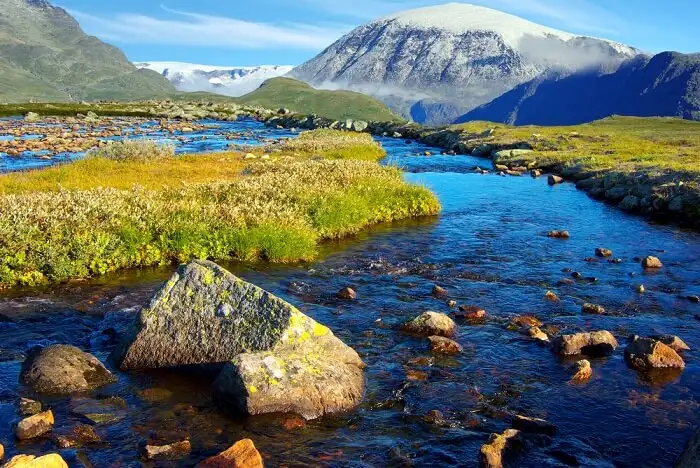
#> input picture python/opencvprogs/assigns/final/ref.jpg, 700 x 468 px
$ python assign3.py
#> lines starting #> are read from the running program, lines starting #| are printed output that depends on the picture
import cv2
import numpy as np
import matplotlib.pyplot as plt

image = cv2.imread("ref.jpg",cv2.IMREAD_GRAYSCALE)
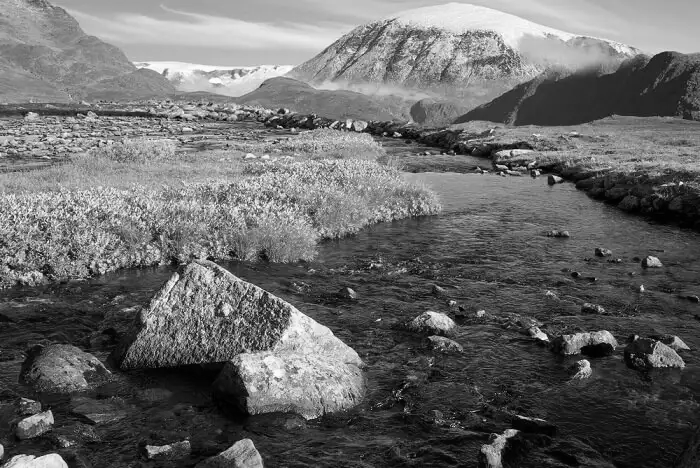
#> image: shape (468, 700); min 0, max 255, mean 104.7

fig,pos=plt.subplots(1,2,figsize=(30,30))

#histogram
pos[0].hist(image.ravel(),256,[0,256])
pos[0].set_title("Histogram Of The Grayscale Image")
pos[0].set_xlabel("Intensity Value")
pos[0].set_ylabel("Frequency")

#image
pos[1].imshow(image);
pos[1].set_title("Input Image")

plt.show()
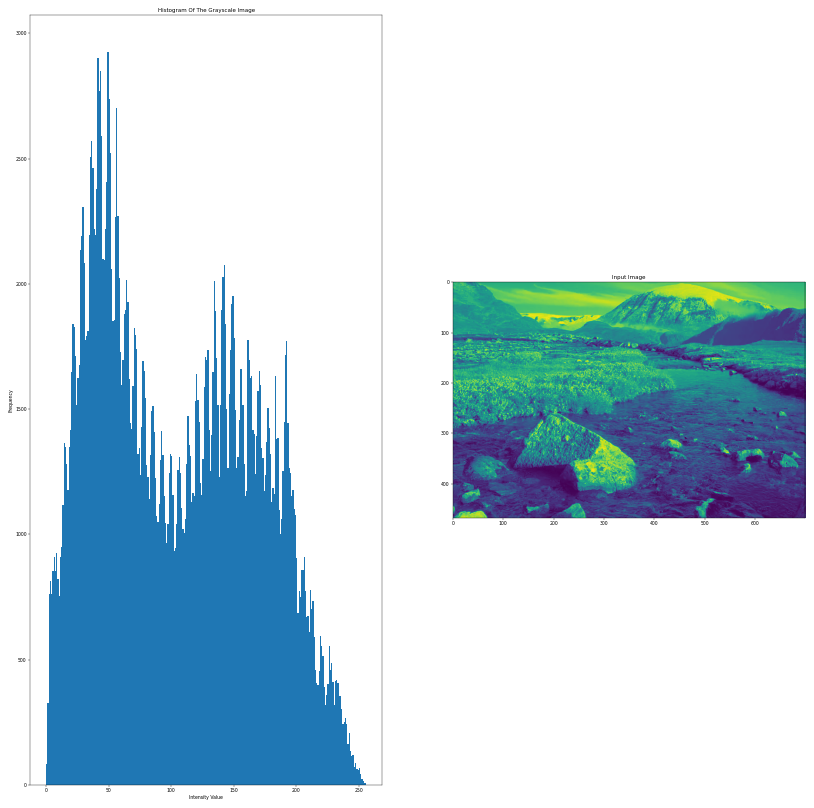
#> figure drawn by matplotlib, 2 panels; panel 1: tallest bar 2927 high, from x = 49 to 50

$ run again, with python/opencvprogs/assigns/final/sun.jpg copied over python/opencvprogs/assigns/final/ref.jpg
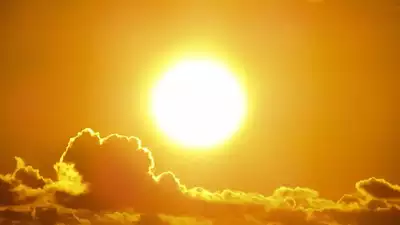
#> input picture python/opencvprogs/assigns/final/sun.jpg, 400 x 225 px
#> `image = cv2.imread("ref.jpg",cv2.IMREAD_GRAYSCALE)`:
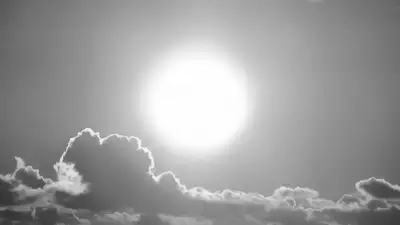
#> image: shape (225, 400); min 52, max 255, mean 157.7
#> `plt.show()`:
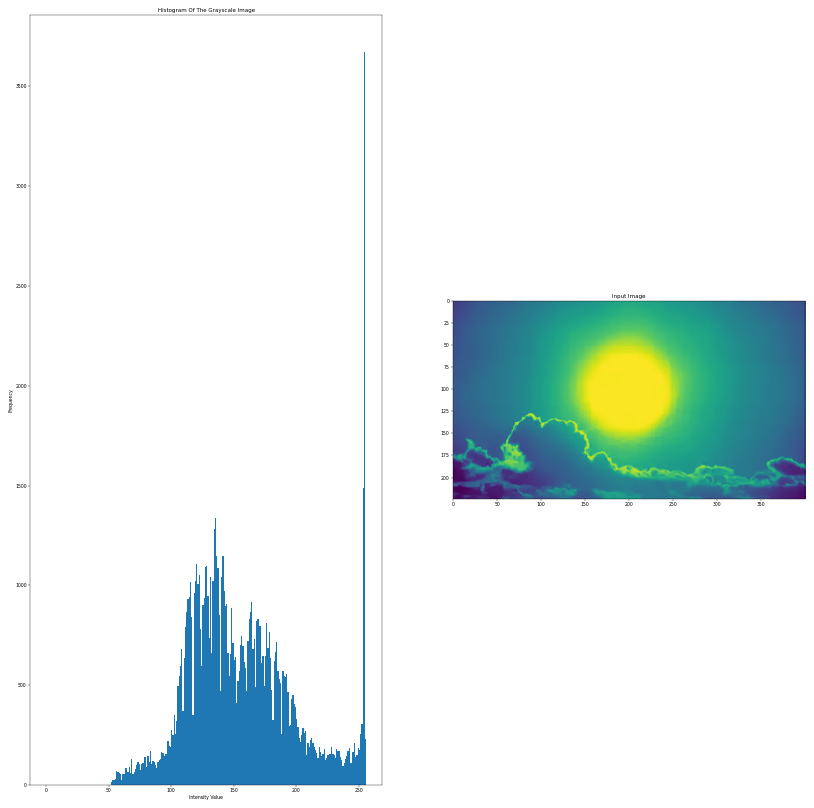
#> figure drawn by matplotlib, 2 panels; panel 1: tallest bar 3674 high, from x = 254 to 255
